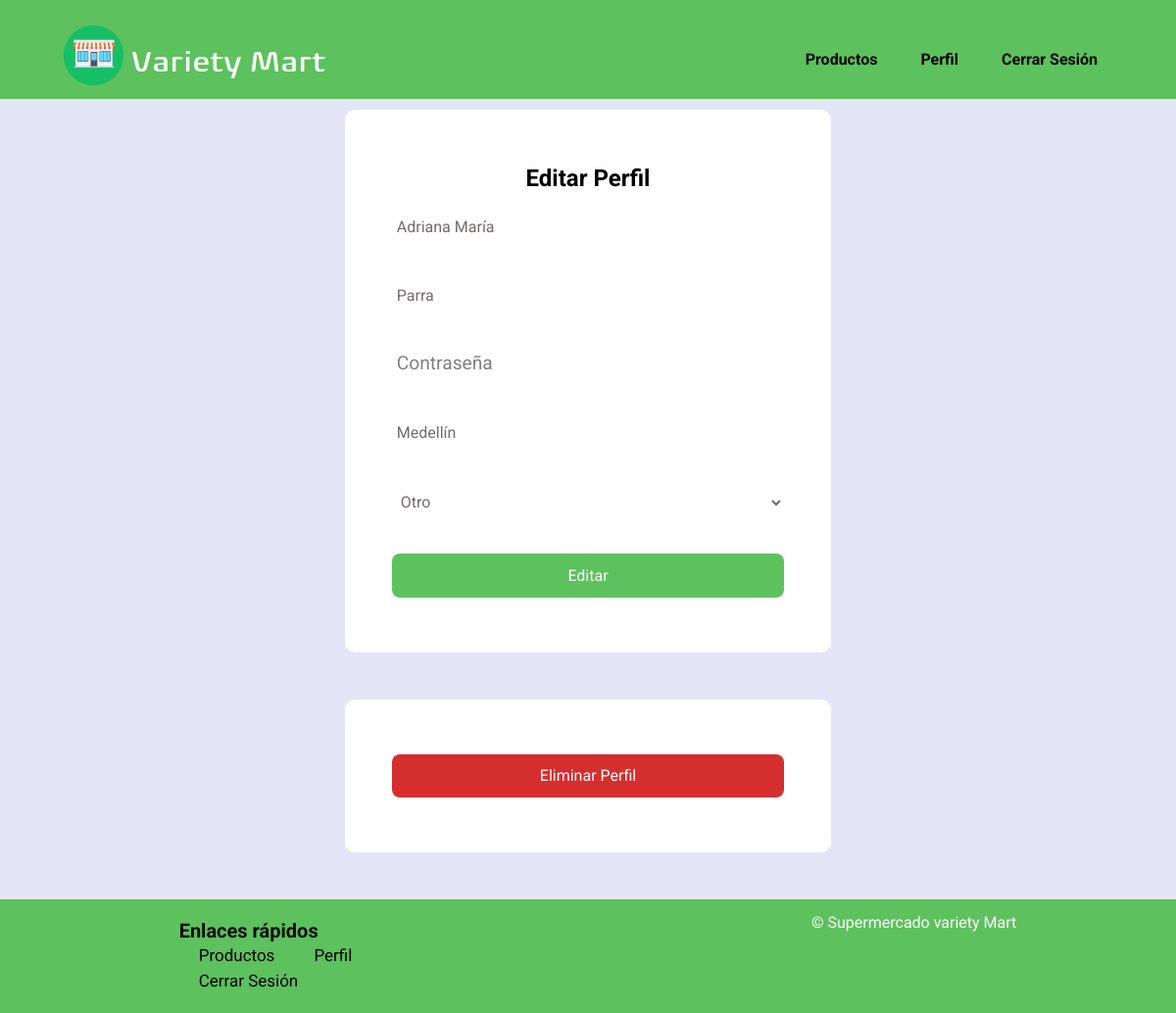
The page /vista/usuario/perfil.php (signed in) on the database its author committed.
### tables this page shows
CREATE TABLE `usuarios` (
  `codigo` int(11) NOT NULL,
  `nombre` varchar(100) NOT NULL,
  `apellido` varchar(100) NOT NULL,
  `cedula` int(20) NOT NULL,
  `correo` varchar(100) NOT NULL,
  `contrasena` varchar(100) NOT NULL,
  `ciudad` varchar(100) DEFAULT NULL,
  `sexo` int(11) DEFAULT NULL COMMENT '1:Femenino, 2:Masculino,\r\n3:Otro',
  `rol` int(1) NOT NULL DEFAULT 2 COMMENT '0: Administrador, 1: Editor, \r\n2: Consulta',
  `estado` int(1) NOT NULL DEFAULT 0 COMMENT '0: Activo, 1: Inactivo'
);

### controlador/ControlUsuarios.php (called while the page is built, shortened)
<?php
Class ControlUsuarios{
    var $objModeloUsuarios;
    function __construct($objModeloUsuarios){
        $this->objModeloUsuarios=$objModeloUsuarios;
    }
    function consultar(){
        $codigo=$this->objModeloUsuarios->getcodigo();
        $comandoSql="select * from usuarios where codigo='".$codigo."'";
        $objControlConexion=new ControlConexion();
        $objControlConexion->abrirBd("localhost", "root", "","varietymart");
        $recordSet=$objControlConexion->ejecutarSelect($comandoSql);
        return $recordSet->fetch_array(MYSQLI_BOTH);
    }
    }
?>

### modelo/ModeloUsuarios.php (called while the page is built, shortened)
<?php
	class ModeloUsuarios{
		var $codigo;
		function __construct($codigo, $nombre, $apellido, $cedula, $correo, $contrasena, $ciudad, $sexo, $rol, $estado){
			$this->codigo=$codigo;
		}
		function getcodigo(){
			return $this->codigo;
        }
    }
?>

### controlador/ControlConexion.php (called while the page is built, shortened)
<?php
class ControlConexion{
	var $conn;
	function __construct(){
		$this->conn=null;
	}
    function abrirBd($servidor, $usuario, $password,$db){
    	try	{
			$this->conn = new mysqli($servidor, $usuario, $password, $db);
      	}
      	catch (Exception $e){
          	echo "ERROR AL | AL SERVIDOR ".$e->getMessage()."\n";
      	}
    }
	function ejecutarSelect($sql) {
			try	{
				$recordSet=$this->conn->query($sql);
				}
			catch (Exception $e) {
					echo " ERROR: ". $e->getMessage()."\n";
			  }
		return $recordSet;
			}
}
?>

### vista/usuario/perfil.php (the view, shortened to what this page needs)
<?php
if(isset($_SESSION["iniciarSesion"]) && $_SESSION["iniciarSesion"] == "ok"){
$rutaFooter = "../layout/footer2.php";
$rutaHeader = "../layout/header2.php";
$codigo = $_SESSION["codigoUsuario"];
require_once '../../modelo/ModeloUsuarios.php';
require_once '../../controlador/ControlUsuarios.php';
require_once '../../controlador/ControlConexion.php';
$objModeloUsuario = new ModeloUsuarios($codigo, "", "", "", "", "", "", "", "", "");
$objControlUsuario = new ControlUsuarios($objModeloUsuario);
$datos = $objControlUsuario  -> consultar();
echo '<!DOCTYPE html>
<html lang="en">
<head>
    <meta charset="UTF-8">
    <meta name="viewport" content="width=device-width, initial-scale=1.0">
    <link rel="stylesheet" href="../../assents/css/forms.css">
    <link rel="stylesheet" href="../../assents/css/estilo.css">
    <link rel="stylesheet" href="../../assents/css/footer.css">
    <link rel="icon" href="../../assents/img/store.png">
    <title>Perfil</title>
</head>
<body>';
if (file_exists($rutaHeader)) {
    include $rutaHeader;
}
    echo '<form action="" method="POST">
        <h2 class="form__title">Editar Perfil</h2>
        <div class="container">
            <div>
                <input type="text" id="nombre" name="txtNombre" class="form__input" placeholder="Nombre" value="'.$datos["nombre"].'" required>
            </div>
            <div>
                <input type="text" id="apellido" name="txtApellido" class="form__input" placeholder="Apellido" value="'.$datos["apellido"].'" required>
            </div>
            <div >
                <input type="password" id="contrasena" name="txtContrasena" class="form__input" placeholder="Contraseña" required>
            </div>
            <div>
                <input type="text" id="ciudad" name="txtCiudad" class="form__input" placeholder="Ciudad de Residencia" value="'.$datos["ciudad"].'" required>
            </div>';
            if($datos["sexo"] == "1"){
                echo'
            <div >
                <select id="sexo" name="txtSexo" class="form__input" required>
                    <option value="">Seleccionar Género</option>
                    <option selected value="1">Femenino</option>
                    <option value="2">Masculino</option>
                    <option value="3">Otro</option>
                </select>
            </div>';
            }else if(($datos["sexo"] == "3")){
                echo'
            <div >
                <select id="sexo" name="txtSexo" class="form__input" required>
                    <option value="">Seleccionar Género</option>
                    <option value="1">Femenino</option>
                    <option value="2">Masculino</option>
                    <option selected value="3">Otro</option>
                </select>
            </div>';
            }
        echo '<input type="submit" class="boton" name="btnEditar" value="Editar">
        </div>
    </form>
    <form class="form_eliminar" action="" method="POST">
    <input type="submit" class="boton_eliminar" name="btnEliminar" value="Eliminar Perfil">
    </form>';
    if (file_exists($rutaFooter)) {
        include $rutaFooter;
    }
echo '</body>
</html>';
}else{
    echo '<script>
    window.location = "../../index.php";
    </script>';
}
?>

### assents/css/forms.css (style rules this page uses)
body, h1, form { margin: 0; padding: 0; }
body { background-color: #dee7df; font-family: Arial, sans-serif; }
form { background-color: #fff; margin: 7em auto 3em auto; width: 90%; max-width: 400px; padding: 3.5em 3em; border-radius: 10px; text-align: center; box-shadow: 0 5px 10px --5px rgba(0 0 0 /30%); }
.container { margin-top: 1em; display: grid; gap: 2em; }
.form_eliminar { margin: 2em auto 3em auto; width: 400px; display: grid; }
.form__input { width: 100%; background: none; color: #706c6c; font-size: 1rem; border-bottom: 1px solid #5757577e; font-family: 'Roboto', sans-serif; padding: .6em .3em; border: 1px #5757577e; }
::placeholder { color: gray; font-size: 1.2em; }
option { color: gray; font-size: 1.2em; }
.boton { background-color: rgb(93, 193, 93); color: #fff; font-size: 1rem; padding: .8em 0; border: none; border-radius: .5em; cursor: pointer; }
.boton_eliminar { background-color: rgb(212, 46, 46); color: #fff; font-size: 1rem; padding: .8em 0; border: none; border-radius: .5em; cursor: pointer; }

### assents/css/estilo.css (style rules this page uses)
* { margin: 0; padding: 0; font-family: 'Roboto', sans-serif; }
body { background-color: #e5e5f7; background-image: radial-gradient(#b0b2e1 0.5px, transparent 0.5px), radial-gradient(#b0b2e1 0.5px, #e5e5f7 0.5px); }

### rows shown on the page
usuarios: txtNombre "Adriana María", txtApellido "Parra", txtCiudad "Medellín"
